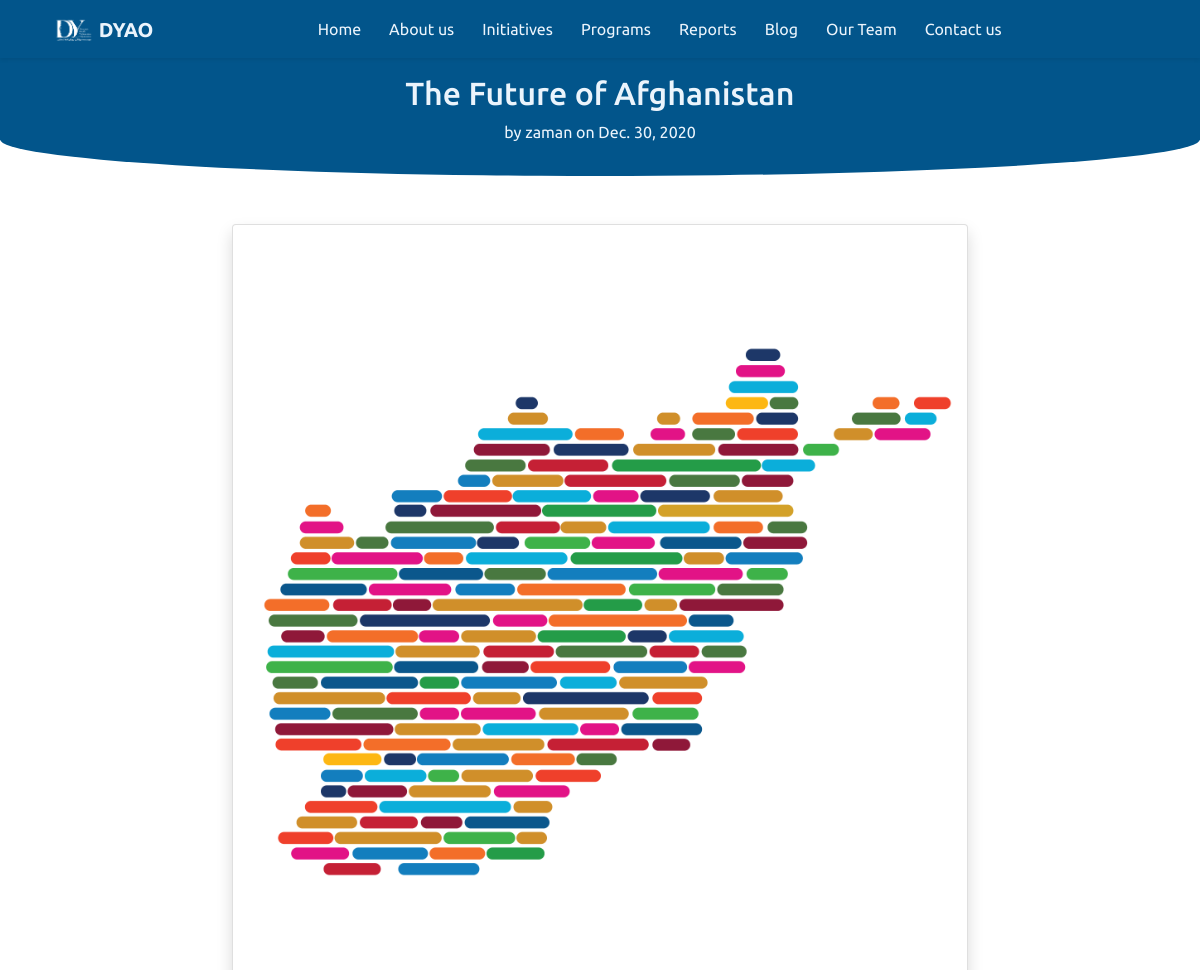
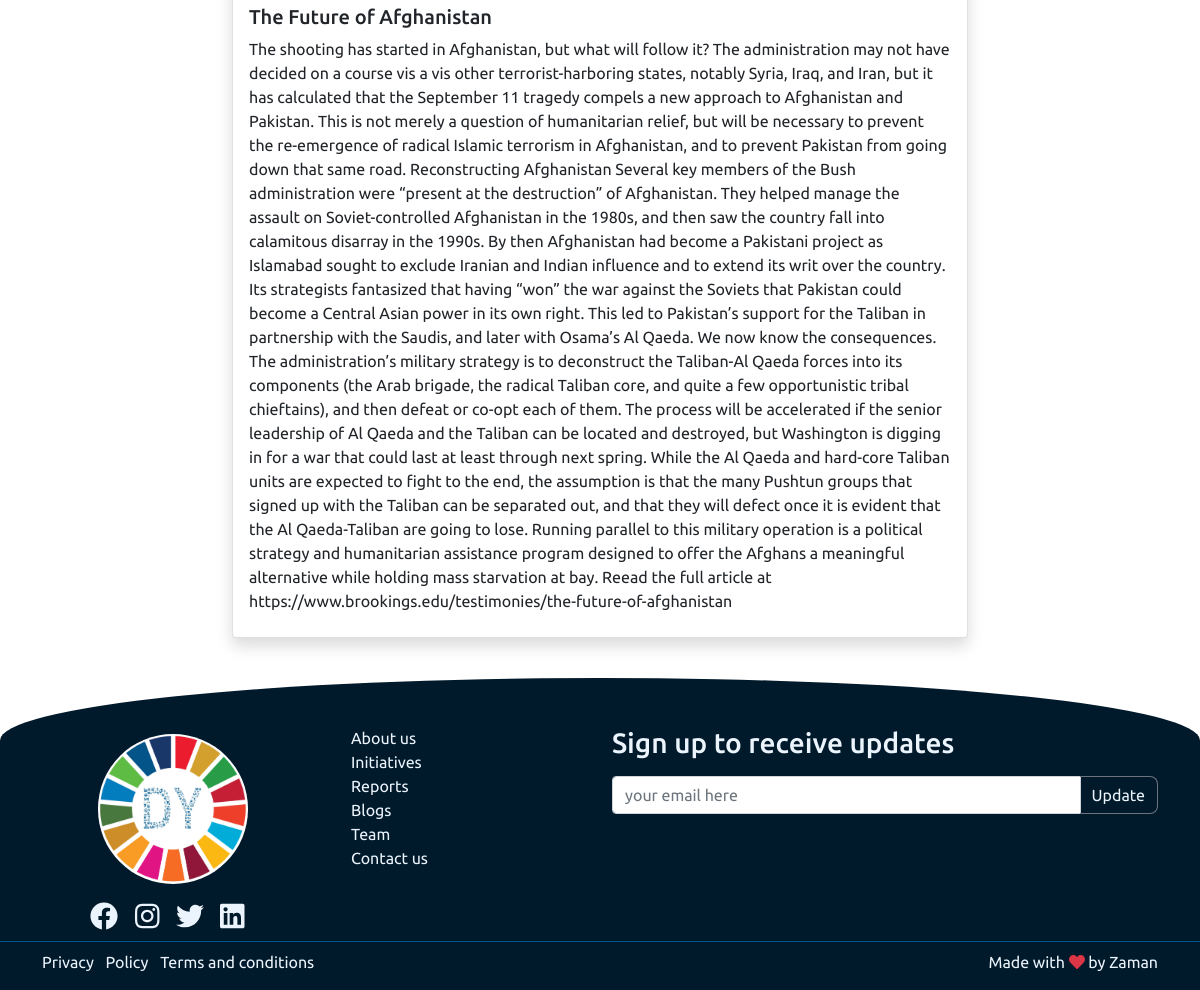
Screenshot of /blog/11 with the database file from the repository (2 pictures, top to bottom).
### website/models.py (models this page shows, shortened)
class Post(models.Model):
    title   = models.CharField(max_length=200)
    content = models.TextField()
    date_posted = models.DateField(default=timezone.now)
    abstract = models.TextField(null=True, blank=True)
    auther = models.ForeignKey(User, on_delete=models.CASCADE)
    photo = models.ImageField(default = 'post_photo.jpg', upload_to="post_pics", null=True, blank=True)

### website/views.py (the view)
# urls.py: path("blog/<int:pk>", PostDetailView.as_view(), name="blog-detail"),
class PostDetailView(DetailView):
    model = Post
    template_name = 'post_detail.html'

### templates/post_detail.html
{% extends 'base.html' %}
{% load static %}
{% block content %}
<div class="base-section">
    <div class="container">
       <div class="row">
           <div class="col-sm text-center">
               <h2>{{object.title}} </h2>
            <article> by {{object.auther}} on {{object.date_posted}}</article>
           </div>
       </div>
    </div>
</div>
<div class="container mt-5 mb-3">
    <div class="row">
        <div class="col col-lg-8 m-lg-auto">
            <div class="card shadow h-100 mb-4">
              <img src="{{ object.photo.url }}" class="card-img-top" alt="Peace ">
              <div class="card-body">
                <h5 class="card-title">{{object.title}}</h5>
                <article class="card-title" >
                    {{object.content}}
                </article>
              </div>
            </div>
        </div>
    </div>
</div>
{% endblock content %}

### rows the page displays
Post: title "The Future of Afghanistan", auther "zaman", date_posted "Dec. 30, 2020", photo (picture), content "The shooting has started in Afghanistan, but what will follow it? The administration may not have decided on a course vis a vis other terrorist-harboring states, notably Syria, Iraq, and Iran, but it has calculated that the September 11 tragedy compels a new approach to Afghanistan and Pakistan. This is not merely a question of humanitarian relief, but will be necessary to prevent the re-emergence of radical Islamic terrorism in Afghanistan, and to prevent Pakistan from going down that same road. Reconstructing Afghanistan Several key members of the Bush administration were “present at the destruction” of Afghanistan. They helped manage the assault on Soviet-controlled Afghanistan in the…"
